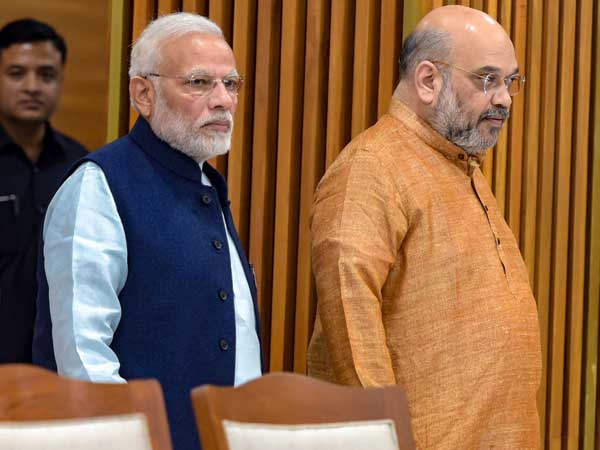
#> input picture image.jpg, 600 x 450 px
$ python main.py
#> lines starting #> are read from the running program, lines starting #| are printed output that depends on the picture; after the words box and inside, x2 and y2 are one past the last pixel; in counts of white or black regions, pixels touching at a corner belong together
import cv2
face_cascade = cv2.CascadeClassifier("haarcascade_frontalface_default.xml")
img = cv2.imread("image.jpg")
#> img is the input picture: shape (450, 600, 3); mean B, G, R 71.5, 100.3, 137.8
gray = cv2.cvtColor(img, cv2.COLOR_BGR2GRAY)
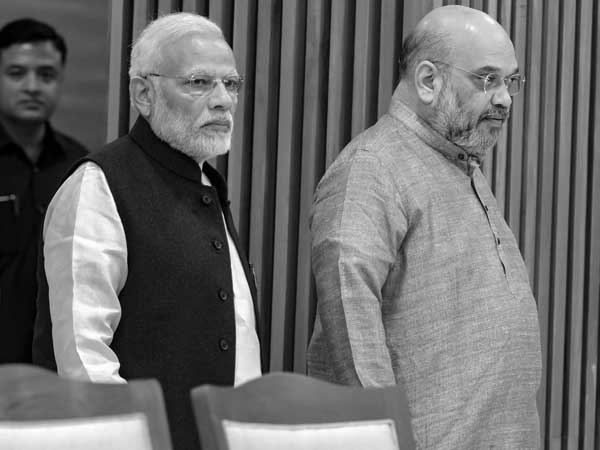
#> gray: shape (450, 600); min 0, max 255, mean 108.2
faces = face_cascade.detectMultiScale(gray, 1.2, 4)
#> faces = [[170, 46, 96, 96], [448, 42, 100, 100]]
for(x,y,w,h) in faces:
    cv2.rectangle(img, (x,y), (x+w,y+h),(255,0),2)
#> this loop made 2 passes
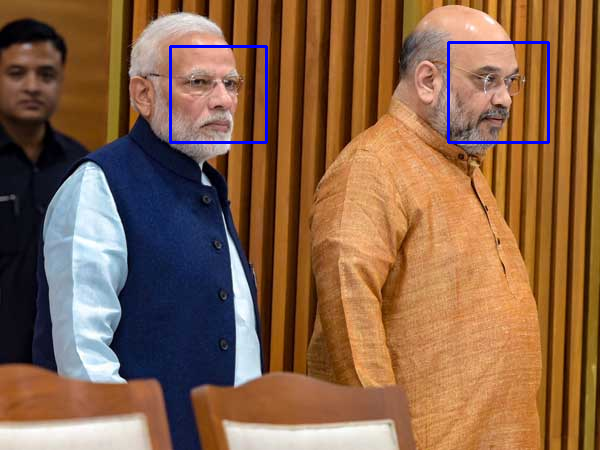
#> img: shape (450, 600, 3); 0.87% of pixels changed, all inside (x1, y1, x2, y2) = (169, 41, 550, 144)
cv2.imshow('img', img)
cv2.waitKey()
